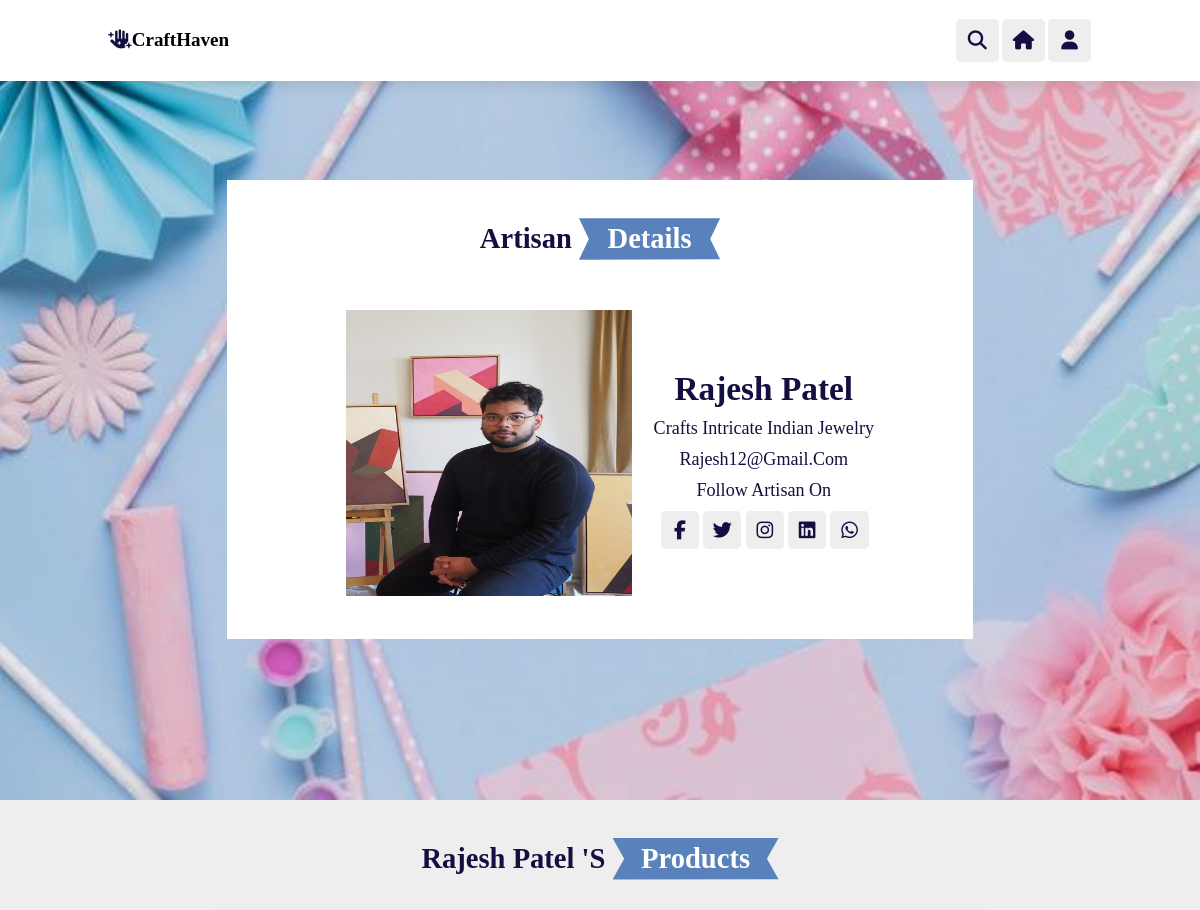
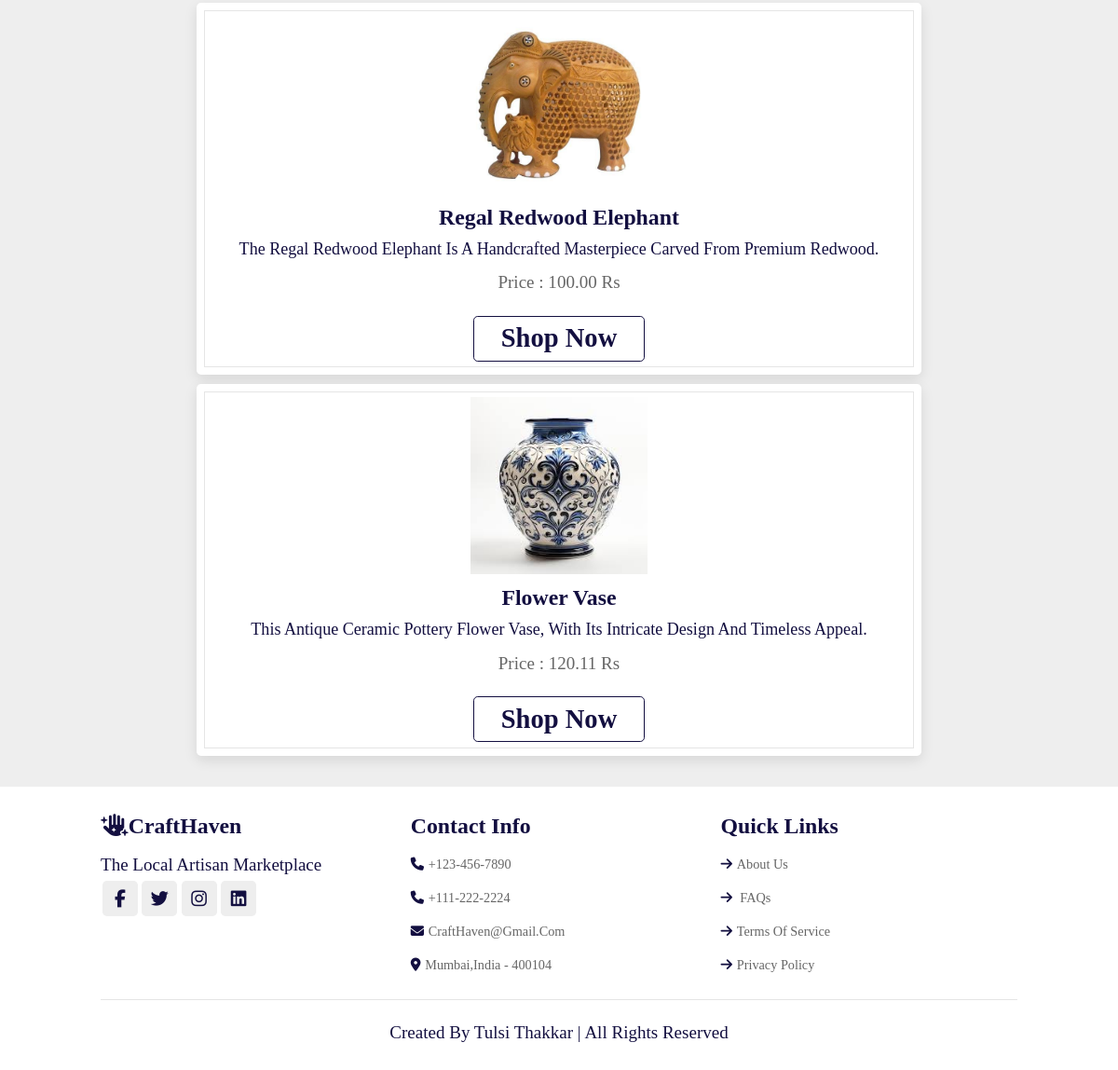
The app's page /ArtisanProfile_User.php?id=1 with its own data (2 pictures, top to bottom).
### tables this page shows
CREATE TABLE `artisans1` (
  `ArtisanID` int(11) NOT NULL,
  `Name` varchar(100) NOT NULL,
  `Bio` text NOT NULL,
  `ContactInfo` varchar(255) NOT NULL,
  `ProfilePicture` varchar(255) NOT NULL,
  `Artisan_Password` varchar(255) NOT NULL
);

CREATE TABLE `products1` (
  `ProductID` int(11) NOT NULL,
  `ArtisanID` int(11) NOT NULL,
  `Title` varchar(100) NOT NULL,
  `Description` text NOT NULL,
  `Price` decimal(10,2) NOT NULL,
  `Availability` tinyint(1) NOT NULL,
  `Images` text NOT NULL,
  `Category` varchar(50) NOT NULL
);

### ArtisanProfile_User.php (the view, shortened to what this page needs)
<?php
$con = mysqli_connect('localhost','root','','crafthaven_project');
if($con)
    if (isset($_GET['searchname'])) {
        $searchname = mysqli_real_escape_string($con, $_GET['searchname']);
        $query = "SELECT * FROM artisans1 WHERE Name LIKE '%$searchname%'";
        $result = mysqli_query($con, $query);
        if ($row = mysqli_fetch_assoc($result)) {
            $ArtisanID = $row['ArtisanID'];
            $Name = $row['Name'];
            $ProfilePicture = $row['ProfilePicture'];
            $Bio = $row['Bio'];
            $ContactInfo = $row['ContactInfo'];
        } else {
            echo "<script>
            alert('No artisan found with the name: $searchname'); </script>";
            $ArtisanID=1;
            $query = "SELECT * FROM artisans1 WHERE ArtisanID = $ArtisanID";
            $result = mysqli_query($con, $query);
            if ($row = mysqli_fetch_assoc($result)) {
                $ProfilePicture = $row["ProfilePicture"];
                $Name = $row["Name"];
                $Bio = $row["Bio"];
                $ContactInfo = $row["ContactInfo"];
            }
        }
    } elseif (isset($_GET['id'])) {
        $ArtisanID = $_GET['id'];
        $query = "SELECT * FROM artisans1 WHERE ArtisanID = $ArtisanID";
        $result = mysqli_query($con, $query);
        if ($row = mysqli_fetch_assoc($result)) {
            $ProfilePicture = $row["ProfilePicture"];
            $Name = $row["Name"];
            $Bio = $row["Bio"];
            $ContactInfo = $row["ContactInfo"];
        } else {
            echo "Artisan not found.";
            exit();
        }
    } else {
        echo "Invalid Artisan ID.";
        exit();
    }
else
{
    die(mysqli_error($con));
}
?>
<!DOCTYPE html>
<html lang="en">
<head>
    <link href="https://cdnjs.cloudflare.com/ajax/libs/font-awesome/6.5.2/css/all.min.css" rel="stylesheet">
    <link href="css\ArtisansProfile_user.css" rel="stylesheet">
    <link rel="stylesheet" href="https://unpkg.com/swiper@7/swiper-bundle.min.css">
</head>
<body>
<header class="header">
<div class="logo">
        <h1><i class="fas fa-hand-sparkles"></i>CraftHaven</h1>
        </div>
    <div class="icons">
        <div class="fas fa-search" id="search-btn"></div>
        <div class="fas fa-home" id="home-btn" name="homepage"></div>
        <div class="fas fa-user" id="Profile-btn"></div>
    </div>
</header>
<section class="home">
    <section class="information">
    <h1 class="heading">Artisan <span> Details</span></h1>
    <table class="styled-table">
        <tbody>
            <tr>
                <td>
                    <div class="profiles">
                       <img src='user_images/<?php echo $ProfilePicture ; ?>' alt="Artisan Image">
                    </div>
                </td>
                <td>
                    <div class="product_details">
                        <h3><?php echo $Name; ?></h3>
                        <p><?php echo $Bio ; ?></p>
                        <p><?php echo $ContactInfo ; ?></p>
                        <p>Follow Artisan on</p>
                        <diV class="share">
                            <a href="#" class="fab fa-facebook-f"></a>
                            <a href="#" class="fab fa-twitter"></a>
                            <a href="#" class="fab fa-instagram"></a>
                            <a href="#" class="fab fa-linkedin"></a>
                            <a href="#" class="fab fa-whatsapp"></a>
                        </diV>
                    </div>
                </td>
            </tr>
        </tbody>
    </table>
    </section>
</section>
<section class="crafts" id="products">
            <h1 class="heading"> <?php echo $Name; ?> 's <span>Products</span></h1>
            <div class="swiper crafts-slider">
                <div class="swiper-wrapper">
                <?php
			$con = mysqli_connect('localhost','root','','crafthaven_project');
			if($con){
     				$select_query = "select * from `products1` where ArtisanID = $ArtisanID";
                 		$result = mysqli_query($con, $select_query);
                 		while( $row = mysqli_fetch_assoc($result))
                 		{
                                $ProductID = $row["ProductID"];
                    			$Images = $row["Images"];
                     			$Title =  $row["Title"];
                     			$Description =  $row["Description"] ;
                     			$Price =  $row["Price"];
                                echo"
                                <diV class='swiper-slide box'>
                                <img src='user_images/$Images' alt='image'><br><br>
                                <h3>$Title</h3>
                                <br>
                                <p>$Description </p><br>
                                <p class='price'>Price : $Price rs</p><br>
                                <a href='ProductDetails.php?id=$ProductID' class='btn'>Shop Now</a>
                            </diV>";
                		 }
			}
			else
			{
    				die(mysqli_error($con));
			}
		?>
           </div>
            </div>
        </section>
<?php include 'footer.php'; ?>
</body>
</html>

### footer.php (shortened to what this page needs)
<!DOCTYPE html>
<html lang="en">
<head>
    <link href="https://cdnjs.cloudflare.com/ajax/libs/font-awesome/6.5.2/css/all.min.css" rel="stylesheet">
<link href="css/style.css" rel="stylesheet">
</head>
<body>
<section class="footer">
        <div class="box-container">
            <div class="box">
                <h3><i class="fas fa-hand-sparkles"></i>CraftHaven</h3>
                <p>The Local Artisan Marketplace</p>
                <diV class="share">
                    <a href="#" class="fab fa-facebook-f"></a>
                    <a href="#" class="fab fa-twitter"></a>
                    <a href="#" class="fab fa-instagram"></a>
                    <a href="#" class="fab fa-linkedin"></a>
                </diV>
            </div>
            <div class="box">
                <h3>Contact info</h3>
                <a href="#" class="links"><i class="fas fa-phone"></i>+123-456-7890</a>
                <a href="#" class="links"><i class="fas fa-phone"></i>+111-222-2224</a>
                <a href="#" class="links"><i class="fas fa-envelope"></i>CraftHaven@gmail.com</a>
                <a href="#" class="links"><i class="fas fa-map-marker-alt"></i>mumbai,india - 400104</a>
            </div>
            <div class="box">
                <h3>Quick Links</h3>
                <a href="#" class="links"><i class="fas fa-arrow-right"></i>About Us</a>
                <a href="#" class="links"><i class="fas fa-arrow-right"></i> FAQs</a>
                <a href="#" class="links"><i class="fas fa-arrow-right"></i>Terms of Service</a>
                <a href="#" class="links"><i class="fas fa-arrow-right"></i>Privacy Policy</a>
            </div>
        </div>
        <diV class="credit">created by <span>Tulsi Thakkar</span>  | all rights reserved</diV>
</section>
</body>
</html>

### css/ArtisansProfile_user.css (style rules this page uses)
:root { --orange: #5982bc; --black: #130f40; --light-color: #666; --box-shadow: 0 .5rem 1.5rem rgba(0,0,0,.1); --border: .2rem solid rgba(0,0,0,.1); --outline: .1rem solid rgba(0,0,0,.1); --outline-hover: .2rem solid var(--black); }
* { margin: 0; padding: 0; box-sizing: border-box; outline: none; border: none; text-decoration: none; text-transform: capitalize; transition: all .2s linear; }
html { font-size: 59.5%; overflow-x: hidden; scroll-behavior: smooth; scroll-padding-top: 7rem; }
section { padding: 2rem 9%; }
.heading { text-align: center; padding: 2rem 0; padding-bottom: 3rem; font-size: 3rem; color: var(--black); }
.heading span { background: var(--orange); color: #fff; display: inline-block; padding: .5rem 3rem; clip-path: polygon(100% 0, 93% 50%, 100% 99%, 0% 100%, 7% 50%, 0% 0%); }
body { background: url("../images/background2.jpg") repeat; background-position: center; background-size: cover; }
.btn { font-weight: bold; margin-top: 1rem; display: inline-block; padding: .8rem 3rem; font-size: 1.5rem; border-radius: .5rem; border: .2rem solid var(--black); color: var(--black); cursor: pointer; background: none; }
.header { position: fixed; top: 0; left: 0; right: 0; z-index: 1000; display: flex; align-items: center; justify-content: space-between; padding: 2rem 9%; background: #fff; box-shadow: var(--box-shadow); }
.header .logo h1 i { color: var(--black); }
.header .icons div { height: 4.5rem; width: 4.5rem; line-height: 4.5rem; border-radius: .5rem; background: #eee; color: var(--black); font-size: 2rem; margin-right: .1rem; cursor: pointer; text-align: center; }
.home { padding: 5rem 5%; min-height: 100vh; background: url("../images/background2.jpg") repeat; background-position: center; background-size: cover; }
.information { margin-bottom: 5rem; background: #fff; }
.profiles img { height: 30rem; width: 30rem; object-fit: fill; margin: 20px; }
.product_details { text-align: center; }
.product_details h3 { color: var(--black); font-size: 3.5rem; text-align: center; margin: 10px; }
.product_details p { font-size: 1.9rem; color: var(--black); text-align: center; margin-bottom: 10px; }
.crafts .crafts-slider { padding: 1rem; padding: 0.5rem; max-width: 80%; margin: 0 auto; }
.crafts .crafts-slider .box { background: #fff; border-radius: .5rem; text-align: center; padding: 1.5rem 1rem; margin-bottom: 1rem; outline-offset: -1rem; outline: var(--outline); box-shadow: var(--box-shadow); transition: .2s linear; height: 50%; }
.crafts .crafts-slider .box img { height: 20rem; object-fit: cover; }
.crafts .crafts-slider .box a { color: var(--black); font-size: 3rem; }
.crafts .crafts-slider .box h3 { font-size: 2.5rem; color: var(--black); }
.crafts .crafts-slider .box p { font-size: 1.9rem; color: var(--black); }
.crafts .crafts-slider .box .price { font-size: 2rem; color: var(--light-color); padding: .5rem 0; }
.share a { height: 4rem; width: 4rem; line-height: 4rem; border-radius: .5rem; font-size: 2rem; color: var(--black); margin-left: .2rem; background: #eee; text-align: center; }

### records on screen
artisans1: ProfilePicture (picture), Name "Rajesh Patel", Bio "Crafts Intricate Indian Jewelry", ContactInfo "Rajesh12@gmail.com"
products1: Images (picture), Title "Regal Redwood Elephant", Description "The Regal Redwood Elephant Is A Handcrafted Masterpiece Carved From Premium Redwood.", Price "100.00"
products1: Images (picture), Title "Flower Vase", Description "This Antique Ceramic Pottery Flower Vase, With Its Intricate Design And Timeless Appeal.", Price "120.11"
